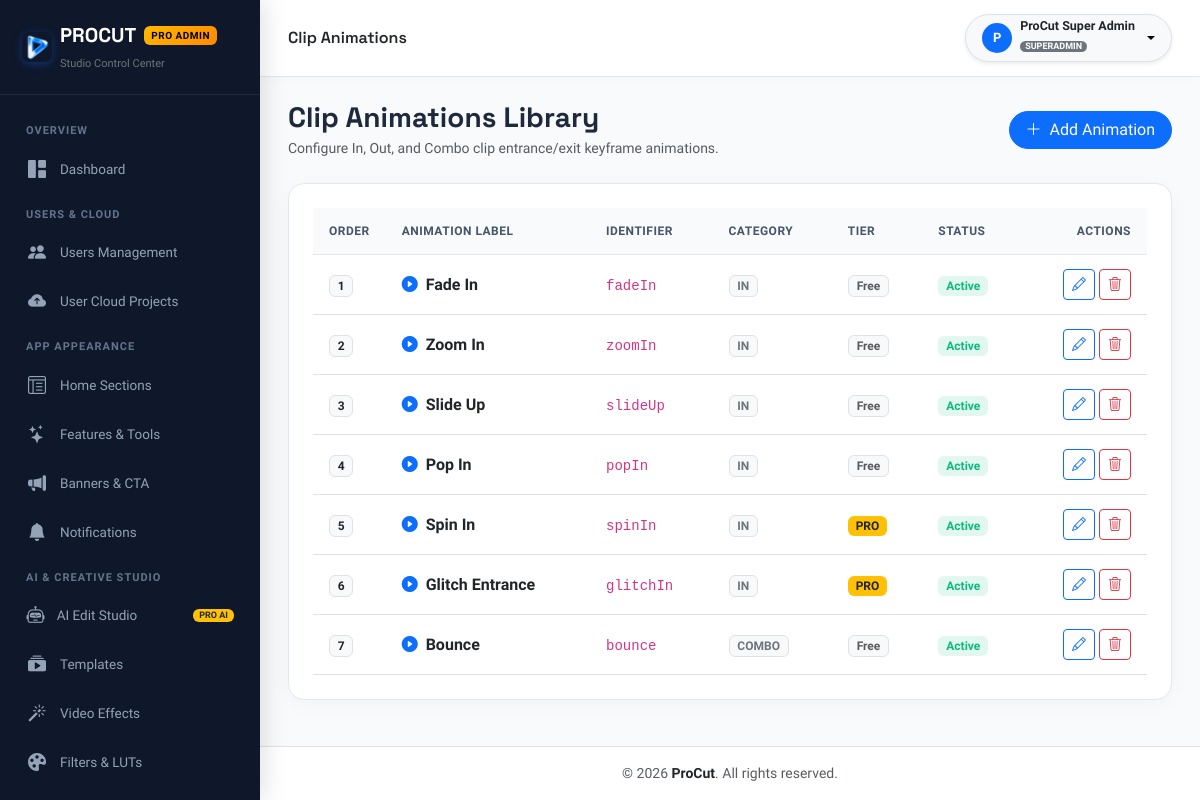
The page /admin/animations.php (signed in) on the database its author committed.
### tables this page shows
CREATE TABLE IF NOT EXISTS animations (
    id INT AUTO_INCREMENT PRIMARY KEY,
    animation_key VARCHAR(100) NOT NULL UNIQUE,
    label VARCHAR(255) NOT NULL,
    category VARCHAR(100) DEFAULT 'in',
    is_pro TINYINT(1) DEFAULT 0,
    is_enabled TINYINT(1) DEFAULT 1,
    display_order INT DEFAULT 0,
    created_at DATETIME DEFAULT CURRENT_TIMESTAMP,
    updated_at DATETIME DEFAULT CURRENT_TIMESTAMP ON UPDATE CURRENT_TIMESTAMP,
    INDEX idx_animations_order (display_order)
);

### config/database.php (called while the page is built, shortened)
<?php
class Database {
    private static ?PDO $pdo = null;
    public static function getConnection(): PDO {
        $cfgFile = dirname(__DIR__) . '/config.json';
        $cfg = [];
        if (file_exists($cfgFile)) {
            $cfg = @json_decode(file_get_contents($cfgFile), true) ?: [];
        }
        $mysqlCfg = $cfg['mysql'] ?? [];
        $host = (defined('DB_HOST') && DB_HOST !== '127.0.0.1' && DB_HOST !== 'localhost')
            ? DB_HOST
            : ($mysqlCfg['host'] ?? getenv('DB_HOST') ?: (defined('DB_HOST') ? DB_HOST : '127.0.0.1'));
        if ($host === 'localhost') {
            $host = '127.0.0.1';
        }
        $port = (defined('DB_PORT') && DB_PORT != '3306')
            ? DB_PORT
            : ($mysqlCfg['port'] ?? getenv('DB_PORT') ?: '3306');
        $dbname = (defined('DB_NAME') && DB_NAME !== 'procut_db')
            ? DB_NAME
            : ($mysqlCfg['database'] ?? getenv('DB_NAME') ?: (defined('DB_NAME') ? DB_NAME : 'procut_db'));
        $user = (defined('DB_USER') && DB_USER !== 'root')
            ? DB_USER
            : ($mysqlCfg['user'] ?? getenv('DB_USER') ?: (defined('DB_USER') ? DB_USER : 'root'));
        $pass = (defined('DB_PASS') && DB_PASS !== '')
            ? DB_PASS
            : ($mysqlCfg['password'] ?? (getenv('DB_PASS') !== false ? getenv('DB_PASS') : (defined('DB_PASS') ? DB_PASS : '')));
        $socket = '/Applications/XAMPP/xamppfiles/var/mysql/mysql.sock';
        $dsn = "mysql:host={$host};port={$port};dbname={$dbname};charset=utf8mb4";
        $options = [
            PDO::ATTR_ERRMODE            => PDO::ERRMODE_EXCEPTION,
            PDO::ATTR_DEFAULT_FETCH_MODE => PDO::FETCH_ASSOC,
            PDO::ATTR_EMULATE_PREPARES   => false,
            PDO::MYSQL_ATTR_INIT_COMMAND => "SET NAMES utf8mb4 COLLATE utf8mb4_unicode_ci"
        ];
        try {
            self::$pdo = new PDO($dsn, $user, $pass, $options);
        } catch (PDOException $e) {
            if (PHP_OS_FAMILY === 'Darwin' && empty(ini_get('open_basedir')) && @file_exists($socket)) {
                try {
                    $socketDsn = "mysql:unix_socket={$socket};dbname={$dbname};charset=utf8mb4";
                    self::$pdo = new PDO($socketDsn, $user, $pass, $options);
                    return self::$pdo;
                } catch (PDOException $e2) {
                }
            }
            $isApi = str_contains($_SERVER['REQUEST_URI'] ?? '', '/api/');
            if ($isApi) {
                http_response_code(500);
                header('Content-Type: application/json; charset=utf-8');
                die(json_encode([
                    'success' => false,
                    'error' => 'Database connection failed: ' . $e->getMessage()
                ]));
            }
            http_response_code(200);
            header('Content-Type: text/html; charset=utf-8');
            die('<!DOCTYPE html>
<html lang="en">
<head>
    <meta charset="UTF-8">
    <meta name="viewport" content="width=device-width, initial-scale=1.0">
    <title>Database Connection Required — ProCut</title>
    <link href="https://fonts.googleapis.com/css2?family=Plus+Jakarta+Sans:wght@400;600;700&display=swap" rel="stylesheet">
    <style>
        body { font-family: "Plus Jakarta Sans", sans-serif; background: #0F172A; color: #E2E8F0; display: flex; align-items: center; justify-content: center; min-height: 100vh; margin: 0; padding: 20px; }
        .box { background: rgba(30, 41, 59, 0.85); border: 1px solid rgba(255,255,255,0.1); border-radius: 16px; max-width: 580px; width: 100%; padding: 32px; box-shadow: 0 20px 50px rgba(0,0,0,0.5); }
        h2 { color: #F59E0B; margin-top: 0; font-size: 1.4rem; display: flex; align-items: center; gap: 8px; }
        p { line-height: 1.6; color: #94A3B8; font-size: 0.95rem; }
        .error-chip { background: rgba(239, 68, 68, 0.15); color: #F87171; border: 1px solid rgba(239,68,68,0.3); border-radius: 8px; padding: 10px 14px; font-family: monospace; font-size: 0.85rem; word-break: break-all; margin: 16px 0; }
        .code-box { background: #080e1a; border: 1px solid rgba(255,255,255,0.08); border-radius: 8px; padding: 14px; font-family: monospace; font-size: 0.85rem; color: #38BDF8; line-height: 1.5; margin: 16px 0; }
        .step { margin-top: 12px; color: #CBD5E1; font-size: 0.9rem; }
        strong { color: #FFF; }
    </style>
</head>
<body>
    <div class="box">
        <h2>⚠️ Database Connection Setup Required</h2>
        <p>The ProCut server cannot connect to your MySQL database with the current credentials.</p>
        <div class="error-chip">' . htmlspecialchars($e->getMessage()) . '</div>
        <p><strong>Attempted Connection:</strong><br>
        Host: <code>' . htmlspecialchars($host) . '</code> | Database: <code>' . htmlspecialchars($dbname) . '</code> | User: <code>' . htmlspecialchars($user) . '</code></p>
        <div class="step"><strong>How to Fix on InfinityFree:</strong></div>
        <p>Open <strong>File Manager</strong> &rarr; <strong>htdocs</strong> &rarr; <strong>config/config.php</strong> (or <strong>config.json</strong>) and enter your InfinityFree MySQL details:</p>
        <div class="code-box">
define(\'DB_HOST\', \'<strong>sql3xx.infinityfree.com</strong>\');<br>
define(\'DB_NAME\', \'<strong>epiz_xxxxxxx_procut_db</strong>\');<br>
define(\'DB_USER\', \'<strong>epiz_xxxxxxx</strong>\');<br>
define(\'DB_PASS\', \'<strong>your_vpanel_password</strong>\');
        </div>
        <p style="font-size:0.85rem; color:#64748B;">You can copy these 4 details directly from your InfinityFree Account Management page under <em>Database Details</em>.</p>
    </div>
</body>
</html>');
        }
        return self::$pdo;
    }
    public static function query(string $sql, array $params = []): PDOStatement {
        $stmt = self::getConnection()->prepare($sql);
        $stmt->execute($params);
        return $stmt;
    }
    public static function fetchAll(string $sql, array $params = []): array {
        return self::query($sql, $params)->fetchAll();
    }
}

### admin/animations.php (the view, shortened to what this page needs)
<?php
$animations = Database::fetchAll("SELECT * FROM animations ORDER BY display_order ASC");
require_once __DIR__ . '/includes/header.php';
require_once __DIR__ . '/includes/sidebar.php';
require_once __DIR__ . '/includes/navbar.php';
?>
<div class="d-flex flex-wrap justify-content-between align-items-center mb-4 gap-3">
    <div>
        <h3 class="fw-bold mb-1 brand-font">Clip Animations Library</h3>
        <p class="text-muted small mb-0">Configure In, Out, and Combo clip entrance/exit keyframe animations.</p>
    </div>
    <button type="button" class="btn btn-primary rounded-pill px-3" onclick="openNewAnimation()">
        <i class="bi bi-plus-lg me-1"></i> Add Animation
    </button>
</div>
<div class="pro-card p-4">
    <div class="table-responsive">
        <table class="table table-hover align-middle mb-0">
            <thead>
                <tr>
                    <th style="width: 70px;">Order</th>
                    <th>Animation Label</th>
                    <th>Identifier</th>
                    <th>Category</th>
                    <th>Tier</th>
                    <th>Status</th>
                    <th class="text-end">Actions</th>
                </tr>
            </thead>
            <tbody>
                <?php foreach ($animations as $an): ?>
                <tr>
                    <td>
                        <span class="badge bg-light text-dark border fw-bold"><?= (int)$an['display_order'] ?></span>
                    </td>
                    <td>
                        <div class="fw-bold text-dark d-flex align-items-center gap-2">
                            <i class="bi bi-play-circle-fill text-primary"></i>
                            <?= htmlspecialchars($an['label']) ?>
                        </div>
                    </td>
                    <td>
                        <code><?= htmlspecialchars($an['animation_key']) ?></code>
                    </td>
                    <td>
                        <span class="badge bg-light text-secondary border text-uppercase"><?= htmlspecialchars($an['category']) ?></span>
                    </td>
                    <td>
                        <?php if ($an['is_pro']): ?>
                            <span class="badge bg-warning text-dark fw-bold">PRO</span>
                        <?php else: ?>
                            <span class="badge bg-light text-muted border">Free</span>
                        <?php endif; ?>
                    </td>
                    <td>
                        <form method="POST" action="" class="d-inline">
                            <?php if ($an['is_enabled']): ?>
                                <button type="submit" class="badge badge-soft-success border-0 px-2 py-1">Active</button>
                            <?php else: ?>
                                <button type="submit" class="badge badge-soft-danger border-0 px-2 py-1">Hidden</button>
                            <?php endif; ?>
                        </form>
                    </td>
                    <td class="text-end">
                        <div class="d-flex justify-content-end gap-1">
                            <button class="btn btn-sm btn-outline-primary py-1 px-2" onclick='editAnimation(<?= json_encode($an) ?>)'><i class="bi bi-pencil"></i></button>
                            <form method="POST" action="" onsubmit="return confirm('Delete this animation?');">
                                <button type="submit" class="btn btn-sm btn-outline-danger py-1 px-2"><i class="bi bi-trash3"></i></button>
                            </form>
                        </div>
                    </td>
                </tr>
                <?php endforeach; ?>
            </tbody>
        </table>
    </div>
</div>
<?php require_once __DIR__ . '/includes/footer.php'; ?>

### admin/includes/header.php (style rules this page uses)
:root { --procut-primary: #0D6EFD; --procut-primary-dark: #084298; --procut-accent: #0284C7; --procut-gold: #FFB800; --procut-sidebar-bg: #0F172A; --procut-sidebar-hover: #1E293B; --procut-card-bg: #FFFFFF; --procut-body-bg: #F8FAFC; }
html, body { width: 100%; max-width: 100vw; overflow-x: hidden; margin: 0; padding: 0; box-sizing: border-box; }
*, *::before, *::after { box-sizing: border-box; }
body { font-family: 'Plus Jakarta Sans', sans-serif; background-color: var(--procut-body-bg); color: #1E293B; min-height: 100vh; }
h1, h2, h3, h4, h5, h6, .brand-font { font-family: 'Space Grotesk', sans-serif; }
.pro-card { background: #FFFFFF; border: 1px solid #E2E8F0; border-radius: 16px; box-shadow: 0 4px 20px rgba(0, 0, 0, 0.03); transition: all 0.2s ease; max-width: 100%; box-sizing: border-box; }
.table-responsive { width: 100%; max-width: 100%; overflow-x: auto; -webkit-overflow-scrolling: touch; }
.table > :not(caption) > * > * { padding: 14px 16px; vertical-align: middle; }
.table thead th { background: #F8FAFC; color: #475569; font-size: 12px; text-transform: uppercase; letter-spacing: 0.5px; border-bottom: 1px solid #E2E8F0; white-space: nowrap; }
.badge-soft-success { background: rgba(16, 185, 129, 0.12); color: #10B981; }

### rows shown on the page
animations: display_order "1", label "Fade In", animation_key "fadeIn", category "IN", is_pro "Free", is_enabled "Active"
animations: display_order "2", label "Zoom In", animation_key "zoomIn", category "IN", is_pro "Free", is_enabled "Active"
animations: display_order "3", label "Slide Up", animation_key "slideUp", category "IN", is_pro "Free", is_enabled "Active"
animations: display_order "4", label "Pop In", animation_key "popIn", category "IN", is_pro "Free", is_enabled "Active"
animations: display_order "5", label "Spin In", animation_key "spinIn", category "IN", is_pro "PRO", is_enabled "Active"
animations: display_order "6", label "Glitch Entrance", animation_key "glitchIn", category "IN", is_pro "PRO", is_enabled "Active"
animations: display_order "7", label "Bounce", animation_key "bounce", category "COMBO", is_pro "Free", is_enabled "Active"

### other values the page prints
$pageTitle "Clip Animations"
substr($currentAdmin['name'] ?? 'A', 0, 1) "P"
$currentAdmin['name'] "ProCut Super Admin"
$currentAdmin['role'] "SUPERADMIN"
APP_NAME "ProCut"
